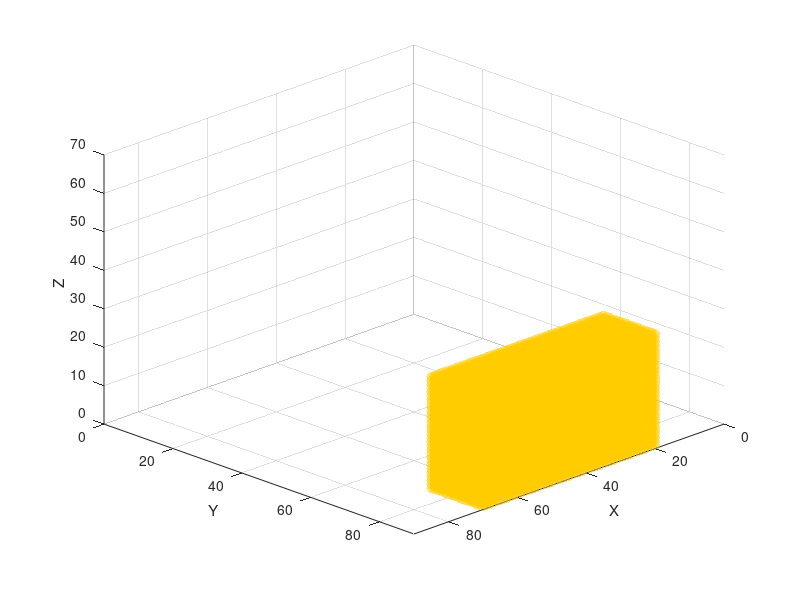

MATLAB code to generate this figure: (Note: this script raises an error after producing the figure.)
%% Map dimensions (MAKE SURE THEY ARE THE SAME AS THE MAP CREATOR)
mapSizeX = 90; mapSizeY = 90; mapSizeZ = 70;
mapSize = [mapSizeX, mapSizeY, mapSizeZ];

%% Generate ROI and Object positions
% We store environment state in this matrix with this values:
% ---- 0 = free | 1= Occupied | 2 = unexplored | 3 = Frontier | 4 = ROI | 
% ---- 5 = Object
voxelStates = 2*ones(mapSize);

%% DEFINE ROI SETTINGS
voxelStates(20:70, 75:90, 1:30) = 4;

%% DEFINE OBJECTIVE LOCATION
objectX=44; objectY=86; objectZ=3;

% Define the object value
objectValue = 5;
% Compute 3x3x3 block centered on the object position
for dx = -1:1
    for dy = -1:1
        for dz = -1:1
            x = objectX + dx;
            y = objectY + dy;
            z = objectZ + dz;

            % Check bounds before assigning
            if x >= 1 && x <= size(voxelStates,1) && ...
               y >= 1 && y <= size(voxelStates,2) && ...
               z >= 1 && z <= size(voxelStates,3)
                voxelStates(x,y,z) = objectValue;
            end
        end
    end
end

figure;             
hold on; 
axis([0 mapSize(1) 0 mapSize(2) 0 mapSize(3)]);
grid on;
xlabel('X'); ylabel('Y'); zlabel('Z');


[rx, ry, rz] = ind2sub(size(voxelStates), find(voxelStates == 4));
scatter3(rx-0.5, ry-0.5, rz-0.5, 50, [1, 0.8, 0], 'filled', 'MarkerFaceAlpha', 0.5);
[gx, gy, gz] = ind2sub(size(voxelStates), find(voxelStates == 5));
scatter3(gx-0.5, gy-0.5, gz-0.5, 50, [0.6, 0.2, 0.8], 'filled', 'MarkerFaceAlpha', 1);
view(135, 30);

%% Save Voxel Initial States Matrix
save('../../Maps_ROI_Object_Situations/Office_1_situations/Office_1_voxelStates_4.mat','voxelStates');
disp('saved voxelStates')
